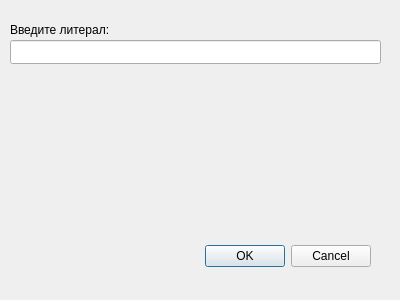
<?xml version="1.0" encoding="UTF-8"?>
<ui version="4.0">
 <class>Dialog_add_Literals</class>
 <widget class="QDialog" name="Dialog_add_Literals">
  <property name="geometry">
   <rect>
    <x>0</x>
    <y>0</y>
    <width>400</width>
    <height>300</height>
   </rect>
  </property>
  <property name="windowTitle">
   <string>Dialog</string>
  </property>
  <widget class="QDialogButtonBox" name="buttonBox">
   <property name="geometry">
    <rect>
     <x>30</x>
     <y>240</y>
     <width>341</width>
     <height>32</height>
    </rect>
   </property>
   <property name="orientation">
    <enum>Qt::Horizontal</enum>
   </property>
   <property name="standardButtons">
    <set>QDialogButtonBox::Cancel|QDialogButtonBox::Ok</set>
   </property>
  </widget>
  <widget class="QLabel" name="label">
   <property name="geometry">
    <rect>
     <x>10</x>
     <y>20</y>
     <width>371</width>
     <height>20</height>
    </rect>
   </property>
   <property name="text">
    <string>Введите литерал:</string>
   </property>
  </widget>
  <widget class="QLineEdit" name="lineEdit">
   <property name="geometry">
    <rect>
     <x>10</x>
     <y>40</y>
     <width>371</width>
     <height>24</height>
    </rect>
   </property>
  </widget>
 </widget>
 <resources/>
 <connections>
  <connection>
   <sender>buttonBox</sender>
   <signal>accepted()</signal>
   <receiver>Dialog_add_Literals</receiver>
   <slot>accept()</slot>
   <hints>
    <hint type="sourcelabel">
     <x>248</x>
     <y>254</y>
    </hint>
    <hint type="destinationlabel">
     <x>157</x>
     <y>274</y>
    </hint>
   </hints>
  </connection>
  <connection>
   <sender>buttonBox</sender>
   <signal>rejected()</signal>
   <receiver>Dialog_add_Literals</receiver>
   <slot>reject()</slot>
   <hints>
    <hint type="sourcelabel">
     <x>316</x>
     <y>260</y>
    </hint>
    <hint type="destinationlabel">
     <x>286</x>
     <y>274</y>
    </hint>
   </hints>
  </connection>
 </connections>
</ui>
